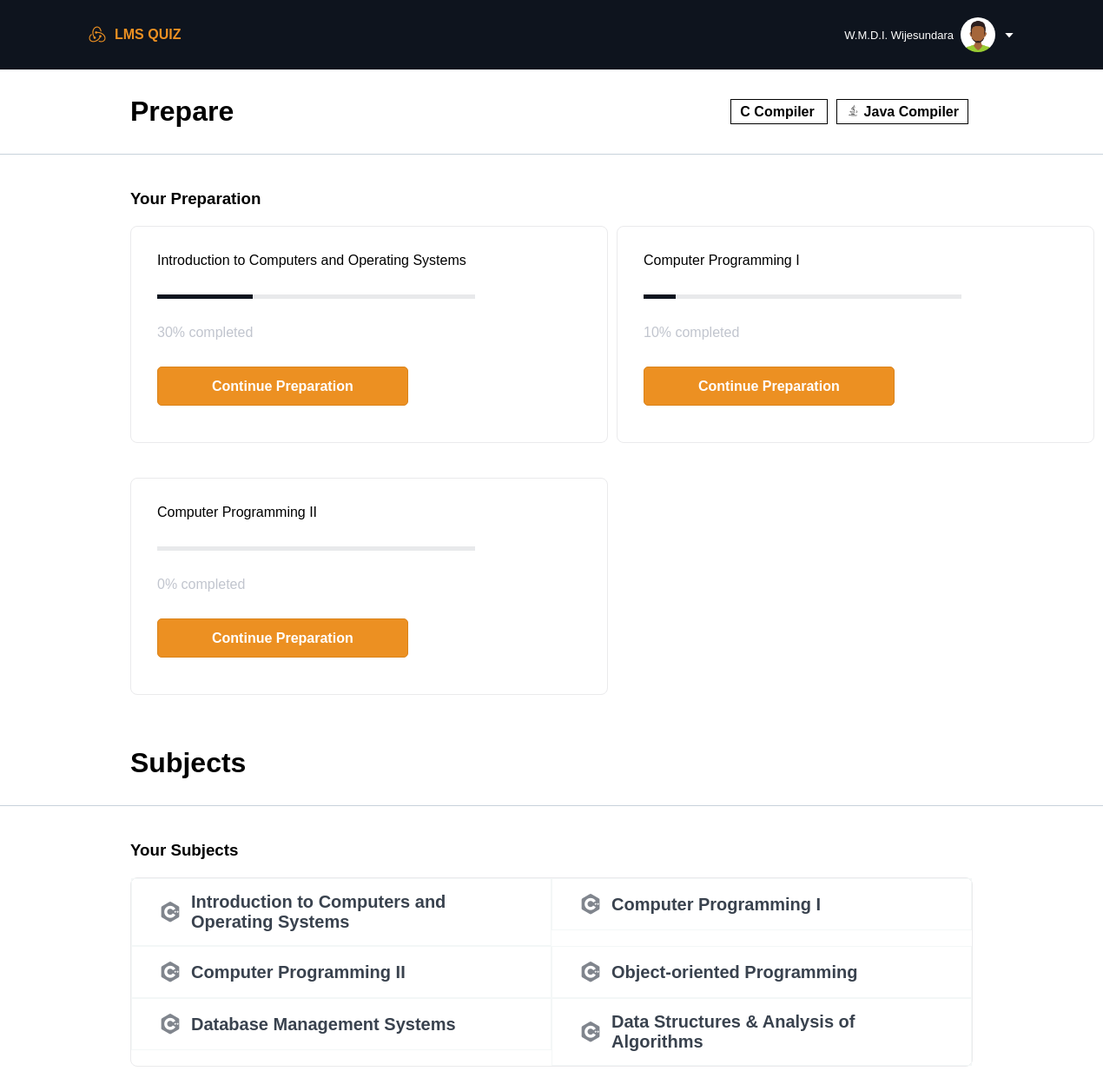
Before: /student/dashboard.php (signed in) with the older database file.
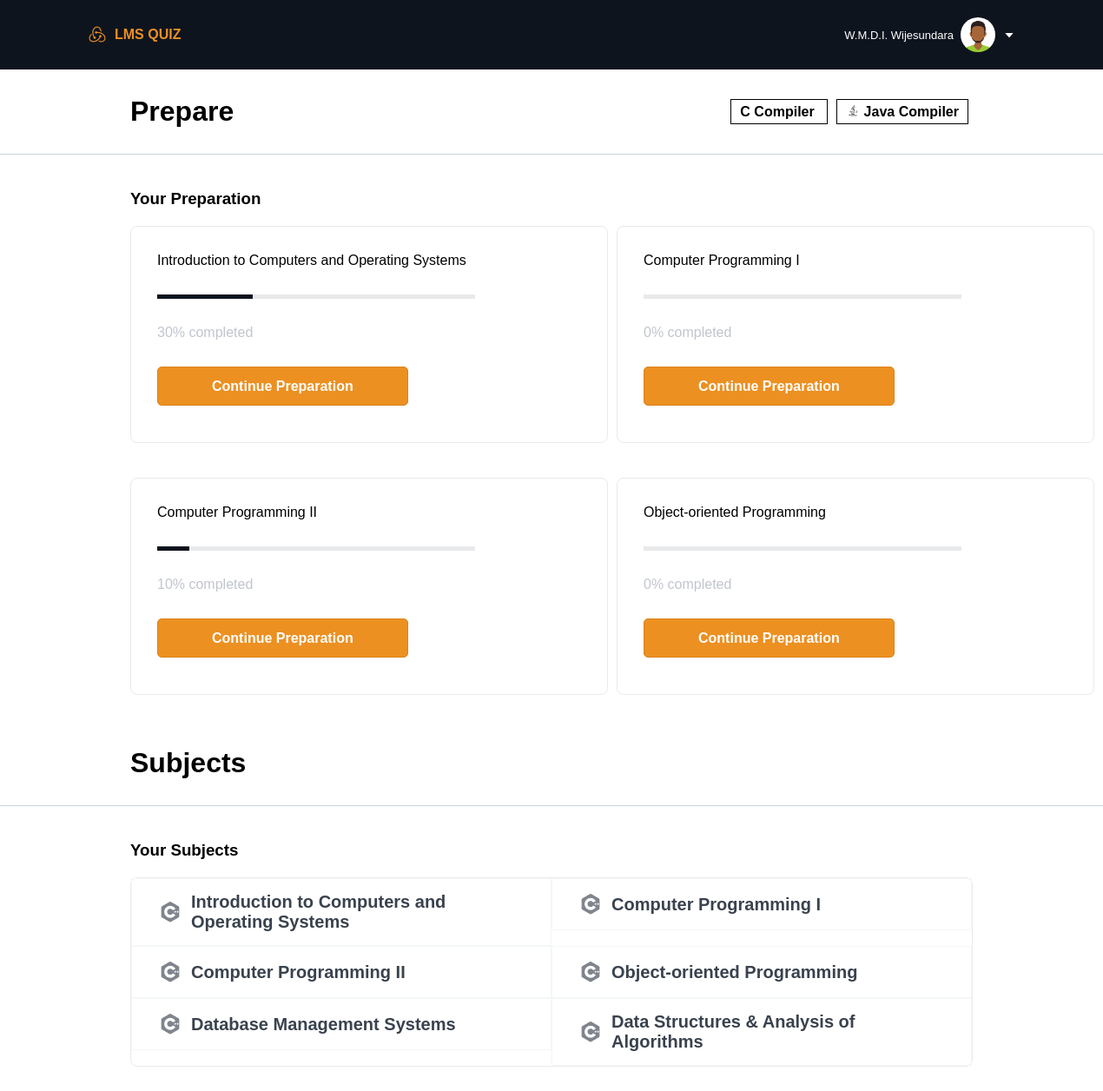
After: the same page with the newer database file.
### tables this page shows
CREATE TABLE `modules` (
  `module_id` int(11) NOT NULL,
  `module_code` varchar(10) NOT NULL,
  `module_name` varchar(100) NOT NULL,
  `level` int(2) NOT NULL,
  `semester` int(2) NOT NULL,
  `lecturer_id` int(11) NOT NULL
);

### student/dashboard.php (the view, shortened to what this page needs)
<?php
    require("../db_config/db_config.php");
    $student_id = $_SESSION["user"]["index"];
?>
<!DOCTYPE html>
<html lang="en">
<head>
    <link rel="stylesheet" href="styles/dashboard.css">
    <link rel="stylesheet" href="https://cdn.jsdelivr.net/npm/boxicons@latest/css/boxicons.min.css">
</head>
<body>
    <?php
        include("components/header.php");
    ?>
    <div class="container">
        <div class="section_01">
            <div class="head">
                <h1>Prepare</h1>
                <div>
                <a href="c_compiler.php">
                    <span class="compiler-btn">C Compiler </span>
                </a>
                <a href="java_compiler.php">
                <span class="compiler-btn"><i class='bx bxl-java'></i> Java Compiler</span>
                </a>
                </div>
            </div>
            <div class="topic">
                <h3>Your Preparation</h3>
            </div>
            <div class="grid-div">
                <?php
                    $sql = "SELECT modules.module_id,module_name FROM modules, progress_module WHERE progress_module.module_id = modules.module_id AND student_id = $student_id";
                    $result = mysqli_query($conn, $sql);
                    if (mysqli_num_rows($result) > 0) {
                      while($row = mysqli_fetch_assoc($result)) {
                        $module_id = $row["module_id"];
                        $get_precentage = "SELECT q_kit_id FROM q_kit WHERE student_id = '$student_id' AND module_id = '$module_id'";
                        $result_2 = mysqli_query($conn, $get_precentage);
                        if (mysqli_num_rows($result_2) > 0) {
                            $row_count = mysqli_num_rows($result_2);
                            $precentage = ($row_count/10)*100;
                        }
                        else{
                            $precentage = 0;
                        }
                        echo '
                            <div class="year">
                                <p style="margin-bottom: 30px;">'.$row["module_name"].'</p>
                                <div class="progress_bar">
                                    <div class="progress" style ="width:'.$precentage.'%"></div>
                                </div>
                                <p style="margin-bottom: 30px; color: #c1c5ce;">'.$precentage.'% completed</p>
                                <a href = "./questions_set.php?module='.$row["module_id"].'"><button class="admin-btn">Continue Preparation</button></a>
                            </div>
                        ';
                      }
                    }
                ?>
            </div>
        </div>
        <div class="section_02">
            <div class="head">
                <h1>Subjects</h1>
            </div>
            <div class="topic">
                <h3>Your Subjects</h3>
            </div>
            <div class="table">
                <div class="sub-table">
                    <?php
                        $sql = "SELECT module_id,module_name FROM modules";
                        $result = mysqli_query($conn, $sql);
                        if (mysqli_num_rows($result) > 0) {
                          while($row = mysqli_fetch_assoc($result)) {
                            echo '
                            <a href="./apis/add_modules_to_progress.php?module_id='.$row["module_id"].'"><div class="cell"><i class="bx bxl-c-plus-plus"></i>'.$row["module_name"].'</div></a>
                            ';
                          }
                        } else {
                          echo "0 results";
                        }
                    ?>
                </div>
            </div>
        </div>
    </div>
</body>
</html>

Changed rows visible on the page:
changed modules "Computer Programming I": precentage "10" → "0"
changed modules "Computer Programming II": precentage "0" → "10"
now on one of the page's lists (row edited): modules: module_name "Object-oriented Programming"
